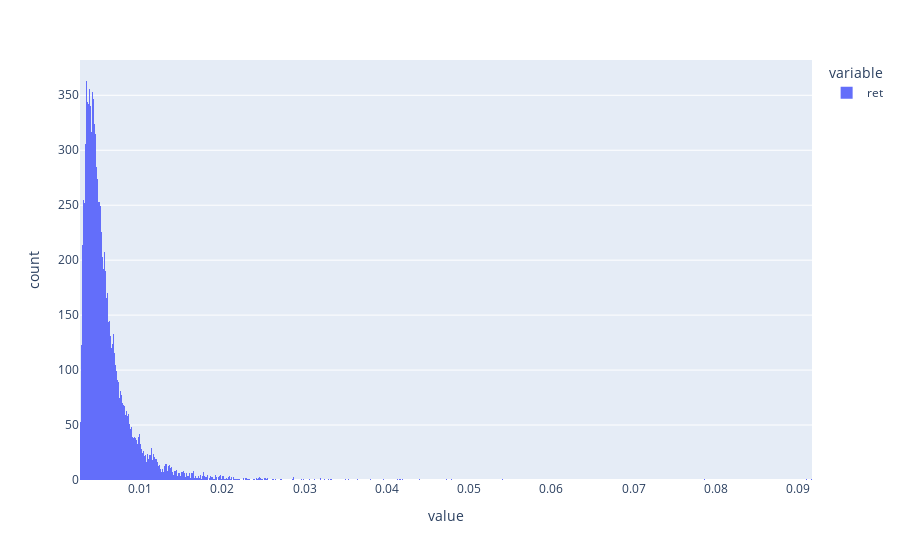

Notebook cell for this chart:
### Code cell
plot_distribution(abs(side_labels["ret"]))

### Figure 1 — Plotly figure (JSON) as saved in the notebook; plotly's stock layout.template omitted (floating-point values rounded to 4 significant figures; data arrays with more than 128 entries replaced by an {"elided": "..."} marker saying what was removed)
{"data": [{"bingroup": "x", "hovertemplate": "variable=ret<br>value=%{x}<br>count=%{y}<extra></extra>", "legendgroup": "ret", "marker": {"color": "#636efa", "pattern": {"shape": ""}}, "name": "ret", "nbinsx": 1000, "orientation": "v", "showlegend": true, "type": "histogram", "x": {"elided": "12853 float values"}, "xaxis": "x", "yaxis": "y"}], "layout": {"barmode": "relative", "legend": {"title": {"text": "variable"}, "tracegroupgap": 0}, "margin": {"t": 60}, "xaxis": {"anchor": "y", "domain": [0, 1], "title": {"text": "value"}}, "yaxis": {"anchor": "x", "domain": [0, 1], "title": {"text": "count"}}}}
